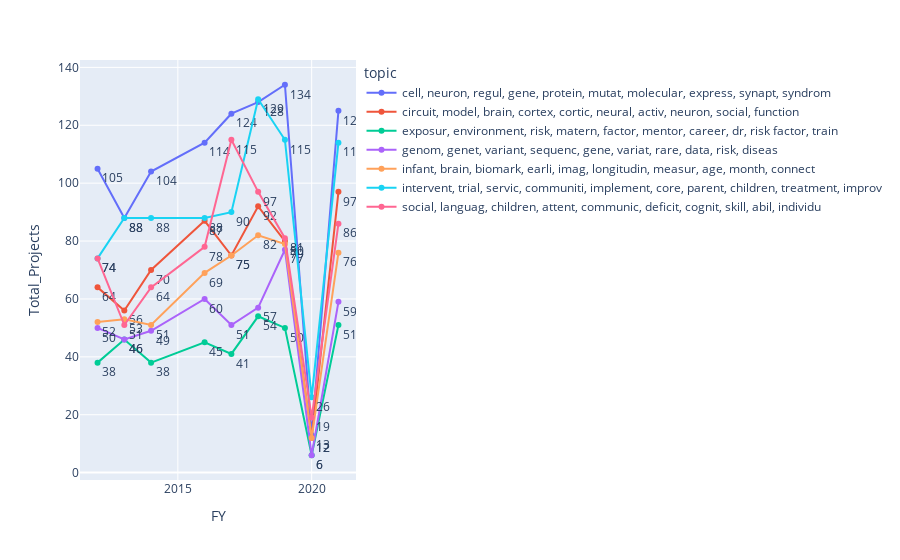

The cell this chart's notebook holds for it:
### Code cell
# https://plotly.com/python/line-and-scatter/#line-and-scatter-plots

import plotly

import plotly.express as px
df = topic_count
fig = px.scatter(df,x="FY", y="Total_Projects", 
                 color="topic",
                  hover_data=['Total_Projects'])

fig = px.line(df, x="FY", y="Total_Projects", color="topic", text="Total_Projects")
fig.update_traces(textposition="bottom right")

fig.show()

### Figure 1 — Plotly figure (JSON) as saved in the notebook; plotly's stock layout.template omitted (floating-point values rounded to 4 significant figures)
{"data": [{"hovertemplate": "topic=cell, neuron, regul, gene, protein, mutat, molecular, express, synapt, syndrom<br>FY=%{x}<br>Total_Projects=%{text}<extra></extra>", "legendgroup": "cell, neuron, regul, gene, protein, mutat, molecular, express, synapt, syndrom", "line": {"color": "#636efa", "dash": "solid"}, "marker": {"symbol": "circle"}, "mode": "text+lines+markers", "name": "cell, neuron, regul, gene, protein, mutat, molecular, express, synapt, syndrom", "orientation": "v", "showlegend": true, "text": [105, 88, 104, 114, 124, 128, 134, 13, 125], "textposition": "bottom right", "type": "scatter", "x": [2012, 2013, 2014, 2016, 2017, 2018, 2019, 2020, 2021], "xaxis": "x", "y": [105, 88, 104, 114, 124, 128, 134, 13, 125], "yaxis": "y"}, {"hovertemplate": "topic=circuit, model, brain, cortex, cortic, neural, activ, neuron, social, function<br>FY=%{x}<br>Total_Projects=%{text}<extra></extra>", "legendgroup": "circuit, model, brain, cortex, cortic, neural, activ, neuron, social, function", "line": {"color": "#EF553B", "dash": "solid"}, "marker": {"symbol": "circle"}, "mode": "text+lines+markers", "name": "circuit, model, brain, cortex, cortic, neural, activ, neuron, social, function", "orientation": "v", "showlegend": true, "text": [64, 56, 70, 87, 75, 92, 80, 12, 97], "textposition": "bottom right", "type": "scatter", "x": [2012, 2013, 2014, 2016, 2017, 2018, 2019, 2020, 2021], "xaxis": "x", "y": [64, 56, 70, 87, 75, 92, 80, 12, 97], "yaxis": "y"}, {"hovertemplate": "topic=exposur, environment, risk, matern, factor, mentor, career, dr, risk factor, train<br>FY=%{x}<br>Total_Projects=%{text}<extra></extra>", "legendgroup": "exposur, environment, risk, matern, factor, mentor, career, dr, risk factor, train", "line": {"color": "#00cc96", "dash": "solid"}, "marker": {"symbol": "circle"}, "mode": "text+lines+markers", "name": "exposur, environment, risk, matern, factor, mentor, career, dr, risk factor, train", "orientation": "v", "showlegend": true, "text": [38, 46, 38, 45, 41, 54, 50, 6, 51], "textposition": "bottom right", "type": "scatter", "x": [2012, 2013, 2014, 2016, 2017, 2018, 2019, 2020, 2021], "xaxis": "x", "y": [38, 46, 38, 45, 41, 54, 50, 6, 51], "yaxis": "y"}, {"hovertemplate": "topic=genom, genet, variant, sequenc, gene, variat, rare, data, risk, diseas<br>FY=%{x}<br>Total_Projects=%{text}<extra></extra>", "legendgroup": "genom, genet, variant, sequenc, gene, variat, rare, data, risk, diseas", "line": {"color": "#ab63fa", "dash": "solid"}, "marker": {"symbol": "circle"}, "mode": "text+lines+markers", "name": "genom, genet, variant, sequenc, gene, variat, rare, data, risk, diseas", "orientation": "v", "showlegend": true, "text": [50, 46, 49, 60, 51, 57, 77, 6, 59], "textposition": "bottom right", "type": "scatter", "x": [2012, 2013, 2014, 2016, 2017, 2018, 2019, 2020, 2021], "xaxis": "x", "y": [50, 46, 49, 60, 51, 57, 77, 6, 59], "yaxis": "y"}, {"hovertemplate": "topic=infant, brain, biomark, earli, imag, longitudin, measur, age, month, connect<br>FY=%{x}<br>Total_Projects=%{text}<extra></extra>", "legendgroup": "infant, brain, biomark, earli, imag, longitudin, measur, age, month, connect", "line": {"color": "#FFA15A", "dash": "solid"}, "marker": {"symbol": "circle"}, "mode": "text+lines+markers", "name": "infant, brain, biomark, earli, imag, longitudin, measur, age, month, connect", "orientation": "v", "showlegend": true, "text": [52, 53, 51, 69, 75, 82, 79, 12, 76], "textposition": "bottom right", "type": "scatter", "x": [2012, 2013, 2014, 2016, 2017, 2018, 2019, 2020, 2021], "xaxis": "x", "y": [52, 53, 51, 69, 75, 82, 79, 12, 76], "yaxis": "y"}, {"hovertemplate": "topic=intervent, trial, servic, communiti, implement, core, parent, children, treatment, improv<br>FY=%{x}<br>Total_Projects=%{text}<extra></extra>", "legendgroup": "intervent, trial, servic, communiti, implement, core, parent, children, treatment, improv", "line": {"color": "#19d3f3", "dash": "solid"}, "marker": {"symbol": "circle"}, "mode": "text+lines+markers", "name": "intervent, trial, servic, communiti, implement, core, parent, children, treatment, improv", "orientation": "v", "showlegend": true, "text": [74, 88, 88, 88, 90, 129, 115, 26, 114], "textposition": "bottom right", "type": "scatter", "x": [2012, 2013, 2014, 2016, 2017, 2018, 2019, 2020, 2021], "xaxis": "x", "y": [74, 88, 88, 88, 90, 129, 115, 26, 114], "yaxis": "y"}, {"hovertemplate": "topic=social, languag, children, attent, communic, deficit, cognit, skill, abil, individu<br>FY=%{x}<br>Total_Projects=%{text}<extra></extra>", "legendgroup": "social, languag, children, attent, communic, deficit, cognit, skill, abil, individu", "line": {"color": "#FF6692", "dash": "solid"}, "marker": {"symbol": "circle"}, "mode": "text+lines+markers", "name": "social, languag, children, attent, communic, deficit, cognit, skill, abil, individu", "orientation": "v", "showlegend": true, "text": [74, 51, 64, 78, 115, 97, 81, 19, 86], "textposition": "bottom right", "type": "scatter", "x": [2012, 2013, 2014, 2016, 2017, 2018, 2019, 2020, 2021], "xaxis": "x", "y": [74, 51, 64, 78, 115, 97, 81, 19, 86], "yaxis": "y"}], "layout": {"legend": {"title": {"text": "topic"}, "tracegroupgap": 0}, "margin": {"t": 60}, "xaxis": {"anchor": "y", "domain": [0, 1], "title": {"text": "FY"}}, "yaxis": {"anchor": "x", "domain": [0, 1], "title": {"text": "Total_Projects"}}}}
